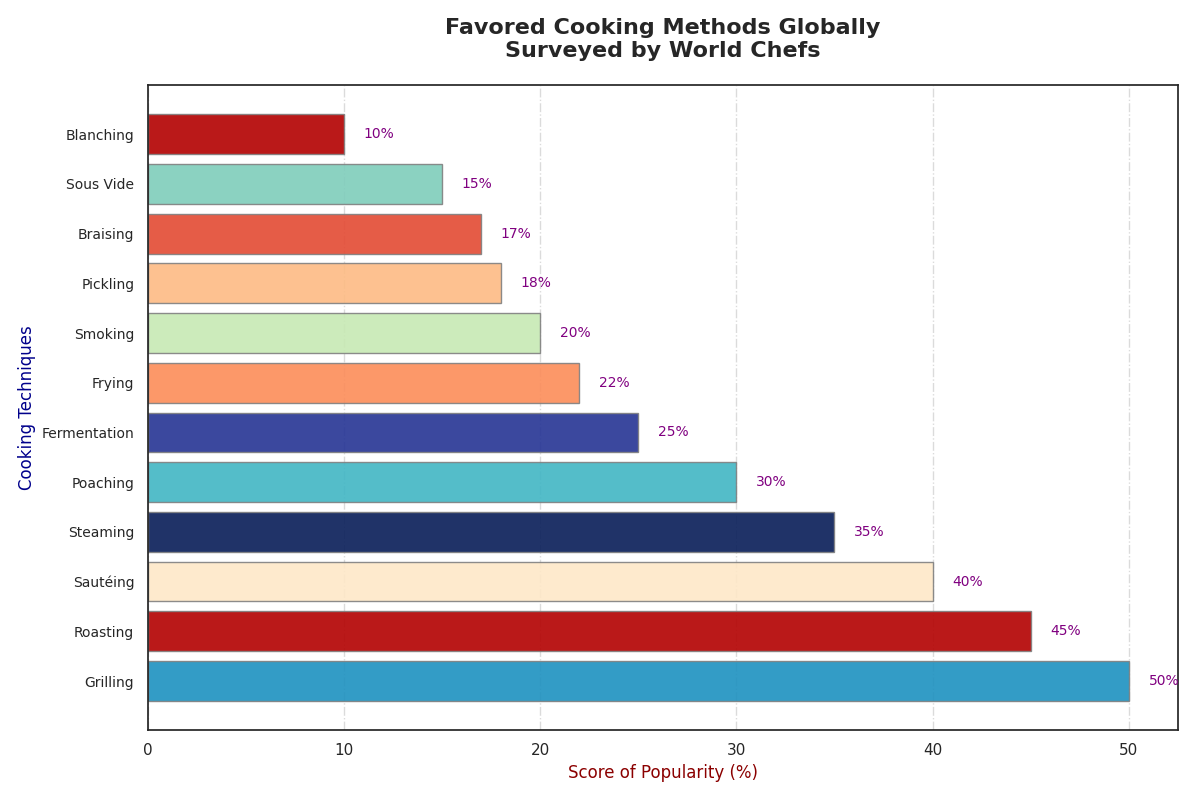

Write the Python code that produced this figure.
import matplotlib.pyplot as plt
import numpy as np

culinary_techniques = [
    "Blanching",  # Randomly rearranged
    "Smoking",
    "Frying",
    "Sous Vide",
    "Grilling",
    "Pickling",
    "Braising",
    "Sautéing",
    "Fermentation",
    "Roasting",
    "Poaching",
    "Steaming"
]

popularity_scores = [10, 20, 22, 15, 50, 18, 17, 40, 25, 45, 30, 35]

colors = ['#b30000', '#c7e9b4', '#fc8d59', '#7fcdbb', '#1d91c0',
          '#fdbb84', '#e34a33', '#fee8c8', '#253494', '#b30000', 
          '#41b6c4', '#081d58']

data = list(zip(popularity_scores, culinary_techniques, colors))
data_sorted = sorted(data, key=lambda x: x[0])

popularity_scores_sorted, culinary_techniques_sorted, colors_sorted = zip(*data_sorted)

fig, ax = plt.subplots(figsize=(12, 8))
y_pos = np.arange(len(culinary_techniques_sorted))

ax.barh(y_pos, popularity_scores_sorted, color=colors_sorted, edgecolor='grey', alpha=0.9)

ax.set_yticks(y_pos)
ax.set_yticklabels(culinary_techniques_sorted, fontsize=10, fontweight='medium')
ax.invert_yaxis()

ax.set_title('Favored Cooking Methods Globally\nSurveyed by World Chefs', fontsize=16, fontweight='bold', pad=20)
ax.set_xlabel('Score of Popularity (%)', fontsize=12, color='darkred')
ax.set_ylabel('Cooking Techniques', fontsize=12, color='darkblue')

for i in range(len(popularity_scores_sorted)):
    ax.text(popularity_scores_sorted[i] + 1, i, f'{popularity_scores_sorted[i]}%', 
            va='center', color='purple', fontsize=10)

ax.grid(axis='x', linestyle='-.', alpha=0.7)

plt.tight_layout()

plt.show()
